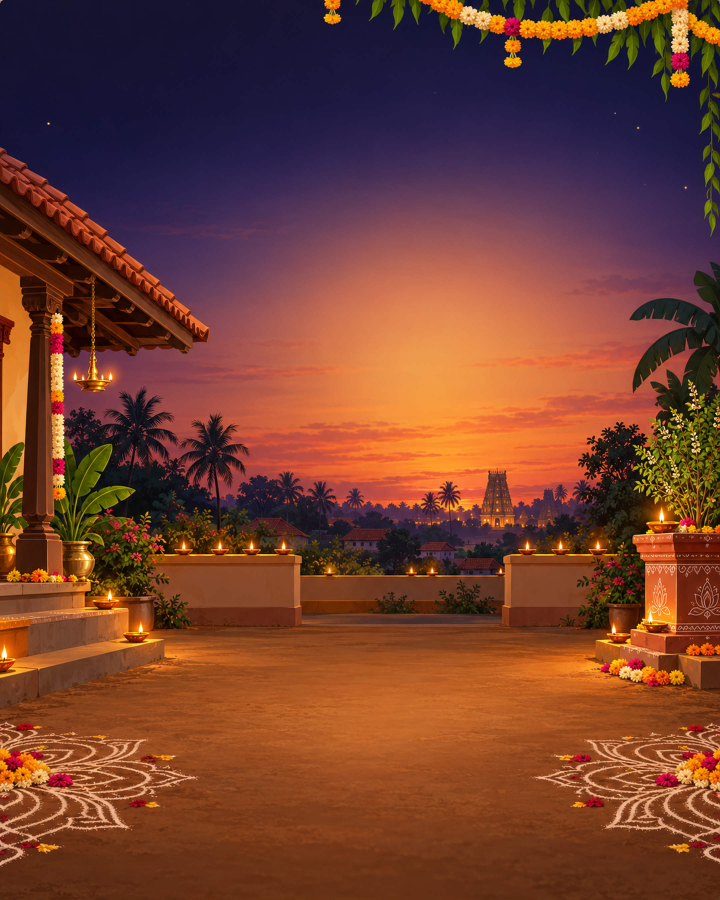
#> input picture _artwork-masters/backgrounds/bg-balipadyami.jpg, 2160 x 2700 px (shown at 1/3 size); its folder holds only this picture in this run
$ python build-art.py
#> lines starting #> are read from the running program, lines starting #| are printed output that depends on the picture
"""Make the greeting card's web artwork from the full-size masters in _artwork-masters/.

    _artwork-masters/outfits/{kurta|panche|saree|langa}-{diya|sparkler}.png   2160 x 2220, transparent
    _artwork-masters/backgrounds/bg-{scene}.jpg                                2160 x 2700

writes site/assets/deepavali/:

    {outfit}-{pose}.webp        the outfit at card size (1080 x 1110, scene coordinates)
    {outfit}-{pose}-skin.png    where its skin is (white = skin), so the card can recolour it
    bg-{scene}.webp             the background at card size (1080 x 1350)
    bg-{scene}-thumb.webp       small picture for the scene picker

and prints each outfit's neck opening and where its sparkler burst or diya flame is, for NECKS and
LIGHTS in site/greeting.js.

The outfit masters paint skin in two flat colours, #c68a5e with creases #a66946. Skin is every
pixel close to those colours that is connected to a sizeable patch of the exact colours, so gold or
orange fabric of a similar shade is not mistaken for skin.

    python tools/build-art.py
"""
from pathlib import Path

import numpy as np
from PIL import Image
from scipy import ndimage

root = Path(__file__).resolve().parent.parent
masters = root / '_artwork-masters'
out = root / 'site/assets/deepavali'
out.mkdir(parents=True, exist_ok=True)

SKIN = np.array([198, 138, 94])
CREASE = np.array([166, 105, 70])


# [59 lines left out: functions skin_mask, neck_opening, light_point, not called in this run]


necks = {}
lights = {}
for path in sorted((masters / 'outfits').glob('*.png')):
    master = Image.open(path).convert('RGBA')
    assert master.size == (2160, 2220), f'{path.name} is {master.size}, expected 2160 x 2220'
    rgba = np.array(master)
    mask = Image.fromarray((skin_mask(rgba) * 255).astype(np.uint8))
    necks[path.stem] = {k: int(v) for k, v in neck_opening(rgba[..., 3]).items()}
    lights[path.stem] = light_point(rgba, path.stem.endswith('sparkler'))
    master.resize((1080, 1110), Image.LANCZOS).save(out / f'{path.stem}.webp', quality=90, method=6)
    mask.resize((1080, 1110), Image.BOX).save(out / f'{path.stem}-skin.png', optimize=True)
    print(f'{path.stem}: neck {necks[path.stem]}, light {lights[path.stem]}')

for path in sorted((masters / 'backgrounds').glob('bg-*.jpg')):
    image = Image.open(path).convert('RGB')
#> image is the input picture: PIL image 2160x2700 RGB; mean R, G, B 117, 64, 46.9
    image.resize((1080, 1350), Image.LANCZOS).save(out / f'{path.stem}.webp', quality=82, method=6)
    image.resize((144, 180), Image.LANCZOS).save(out / f'{path.stem}-thumb.webp', quality=80, method=6)
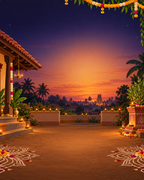
#> saved as bg-balipadyami-thumb.webp: PIL image 144x180 RGB; mean R, G, B 117, 64, 46.9
    print(f'{path.stem}: done')

print('\nNECKS for site/greeting.js:')
print('{ ' + ', '.join(f"'{k}': {{ x: {v['x']}, top: {v['top']}, width: {v['width']}, bottom: {v['bottom']} }}" for k, v in necks.items()) + ' }')
print('\nLIGHTS for site/greeting.js:')
print('{ ' + ', '.join(f"'{k}': [{v['x']}, {v['y']}]" for k, v in lights.items()) + ' }')

$ run again, on _artwork-masters/backgrounds/bg-doorstep.jpg
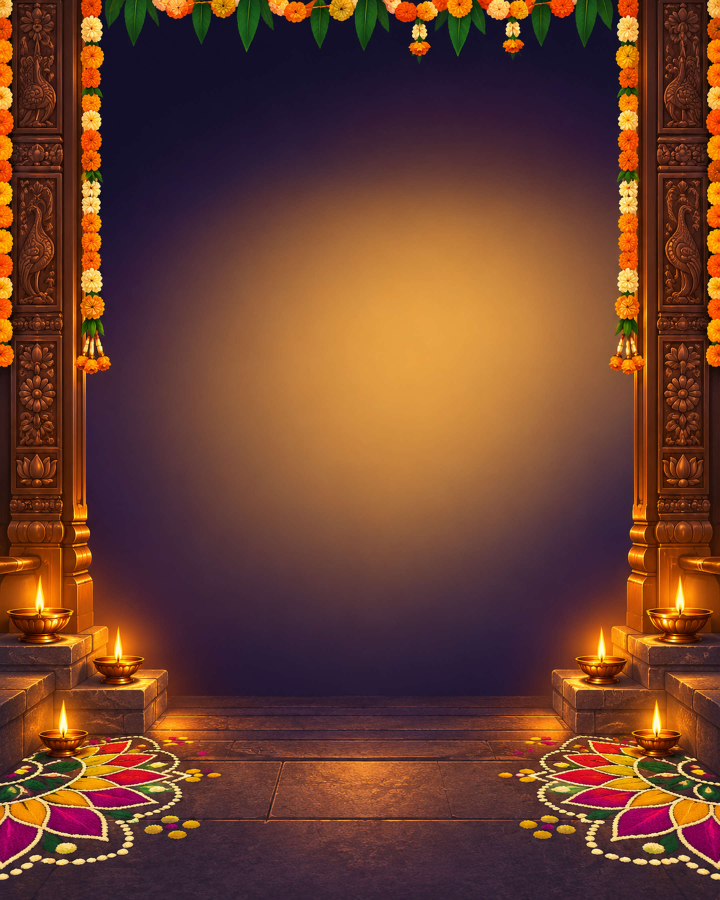
#> input picture _artwork-masters/backgrounds/bg-doorstep.jpg, 2160 x 2700 px (shown at 1/3 size)
#> image is the input picture: PIL image 2160x2700 RGB; mean R, G, B 108.8, 64, 45.7
#> `image.resize((1080, 1350), Image.LANCZOS).save(out / f'{path.stem}.web..`:
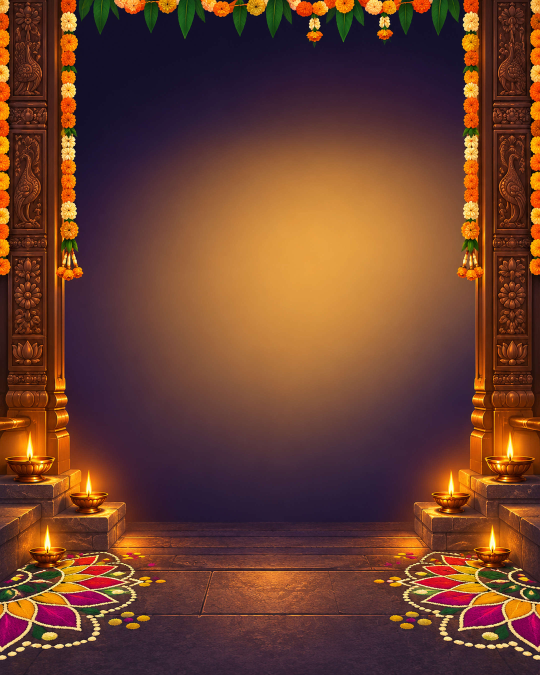
#> saved as bg-doorstep.webp: PIL image 1080x1350 RGB (shown at 1/2 size); mean R, G, B 108.8, 64, 45.8
#> `image.resize((144, 180), Image.LANCZOS).save(out / f'{path.stem}-thumb..`:
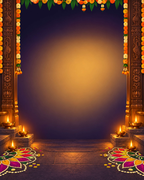
#> saved as bg-doorstep-thumb.webp: PIL image 144x180 RGB; mean R, G, B 108.8, 64, 45.8
